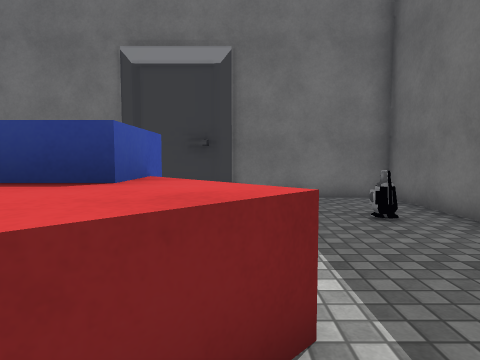
[1] (above)

12 first-person views from a walk through a scene from a Unity 3-D project. The camera is 1.2 m above the floor, tilts 4° down and sees 75° across. The floor is counted in squares, 1 m on a side. Each view is taken from the middle of a square. On the plan, view 1 faces up. The plan holds only what a view shows up to about 13 squares ahead; the rest is blank. The player character is not drawn. Some animated figures are not drawn. Some surface patterns are stand-ins.

[2]
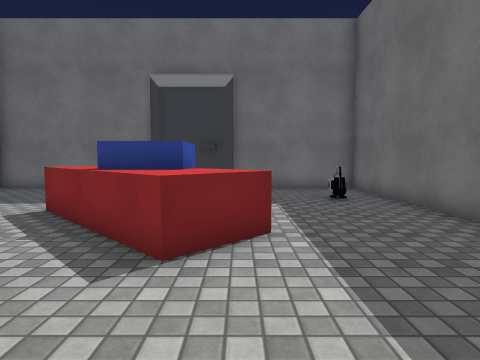

[3]
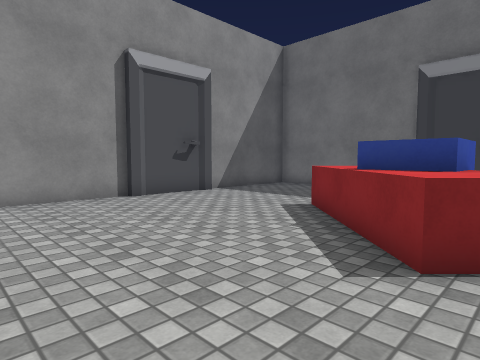

[4]
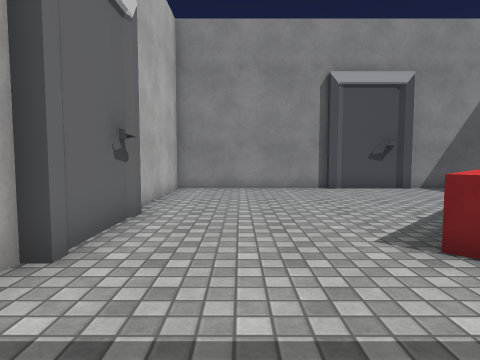

[5]
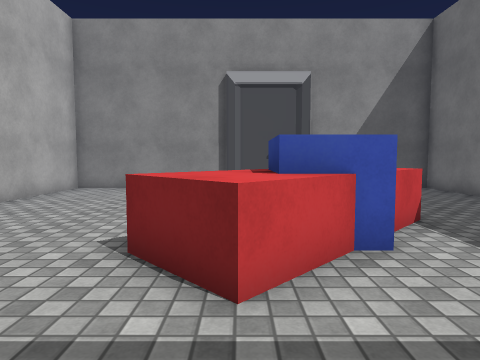

[6]
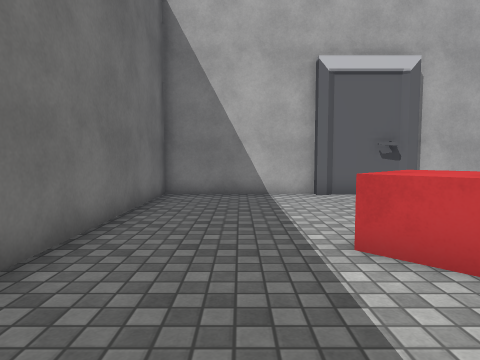

[7]
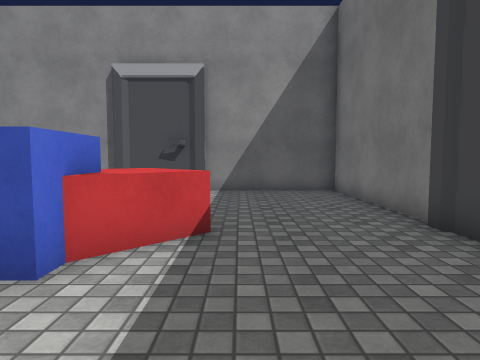

[8]
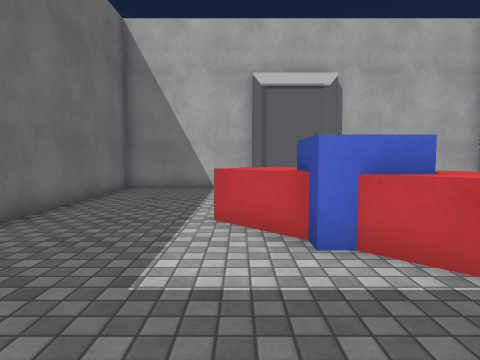

[9]
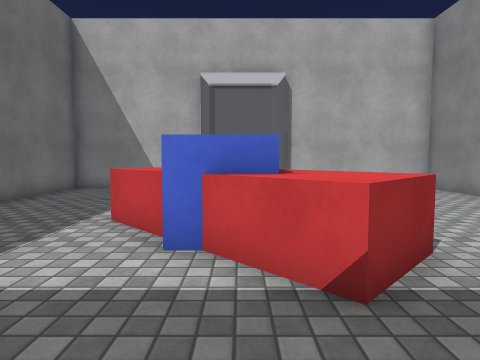

[10]
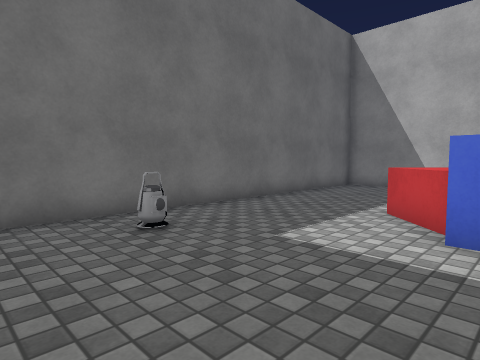

[11]
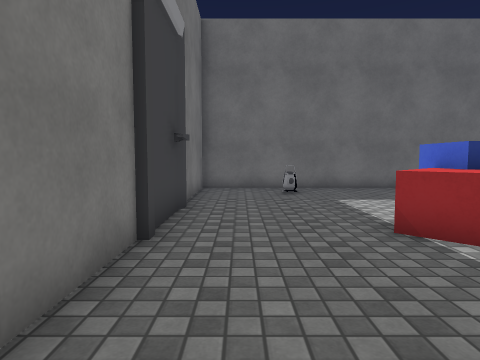

[12]
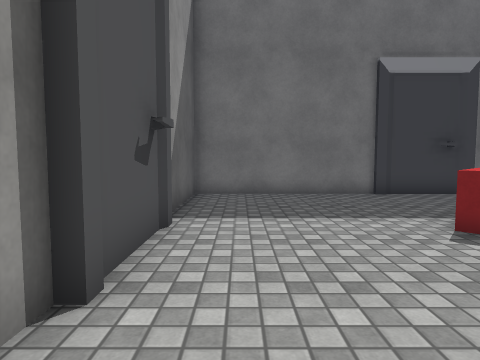

### Floor plan
Key: @ floor where view 1 was taken; # wall or solid block; . floor; ^ raised ledge; L lantern; O other object.
Columns run from 10 left of view 1 to 5 right of it. Each row starts with its distance up from view 1.
 10 ################
  9 #..............#
  8 #..............#
  7 #..............#
  6 #............L.#
  5 #.....^^.......#
  4 ##....^^#O.....#
  3  #.....^O#.....#
  2 ##......^^^....#
  1 #........^^....#
  0 #.........@....#
 -1 #..............#
 -2 #..............#
 -3 #..............#
 -4 #......###.....#
 -5 ######## #######

Positions as (right, up) in squares from view 1, and headings:
1: (0, 0), facing up
2: (0, -3), facing up
3: (0, -3), facing up-left
4: (3, -2), facing left
5: (3, 2), facing left
6: (2, 6), facing down
7: (2, 6), facing left
8: (0, 8), facing down
9: (-2, 8), facing down
10: (-2, 9), facing down-right
11: (-8, 8), facing right
12: (-8, -1), facing up
